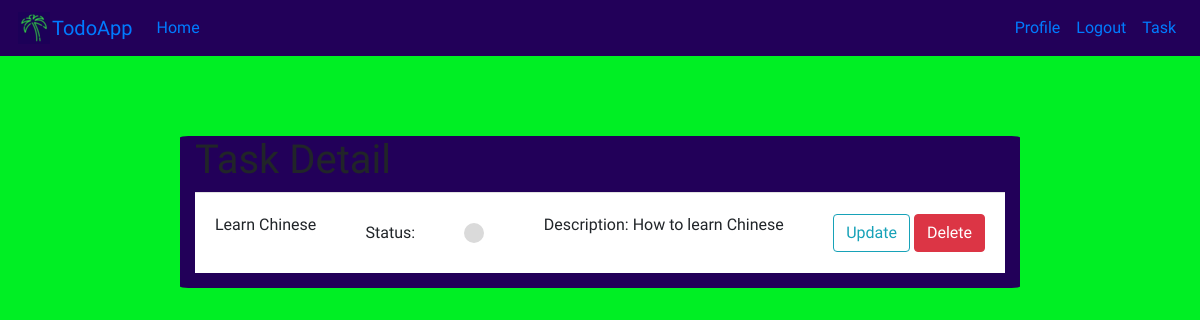
The app's page /task/11/ (signed in), older data.
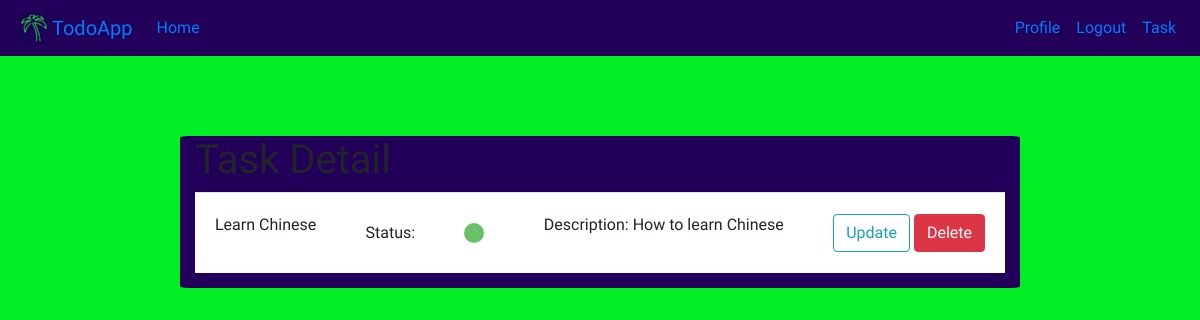
The same page, newer data.
### todo/views.py (the view)
# urls.py: path('task/<int:pk>/', views.TaskDetailView.as_view(), name='task-detail'),
class TaskDetailView(LoginRequiredMixin, DetailView):
    model = Task
    fields = ['name', 'desc', 'status']

### todo/templates/todo/task_detail.html
{% extends 'todo/base.html' %}
{% block content %}
    <h1>Task Detail</h1>
    <div class="tasks-container">
        <div class="task-wrapper">
            <p>{{ task.name }}</p>
            {% if task.status %}
                    Status: <div class="task-complete-icon"></div>
                {% else %}
                    Status: <div class="task-incomplete-icon"></div>
            {% endif %}
            <p>Description: {{ task.desc }}</p>
            <div>
                {% if task.author == user %}
                    <a class="btn btn-outline-info" href="{% url 'task-update' task.id %}">Update</a>
                    <a class="btn btn-danger" href="{% url 'task-delete' task.id %}">Delete</a>
                {% endif %}
            </div>
        </div>
    </div>
{% endblock content %}

Row changes from the older to the newer data that the page shows:
changed Task "Learn Chinese": status False → True (drawn)
